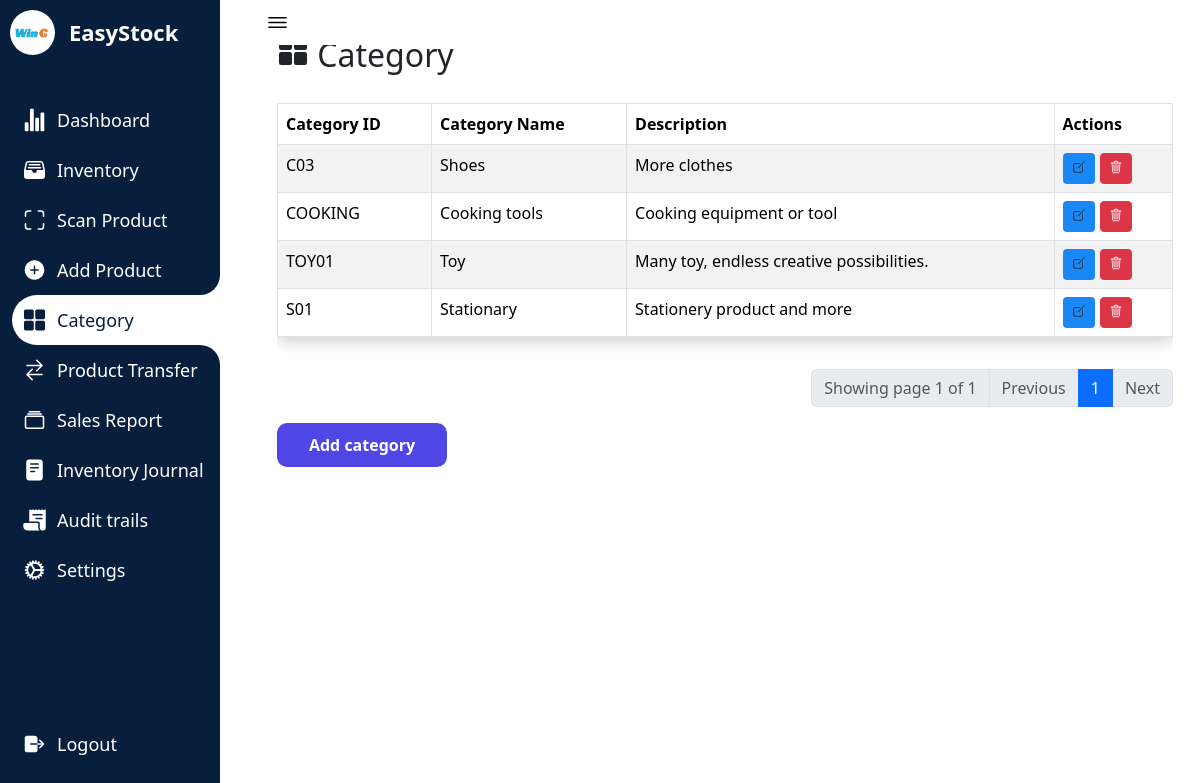
The page /Category.php (signed in) on the database its author committed.
### tables this page shows
CREATE TABLE `companyprofile` (
  `id` int(11) NOT NULL,
  `name` varchar(250) NOT NULL,
  `profilepicture` varchar(1000) DEFAULT NULL
);

CREATE TABLE `category` (
  `categoryid` varchar(250) NOT NULL,
  `categoryname` varchar(250) NOT NULL,
  `categorydescription` varchar(250) NOT NULL
);

### Category.php (the view, shortened to what this page needs)
<?php
require_once "config.php";
$companyId = 1;
$query = "SELECT * FROM companyprofile WHERE id = ?";
$stmt = mysqli_prepare($conn, $query);
mysqli_stmt_bind_param($stmt, "i", $companyId);
mysqli_stmt_execute($stmt);
$result = mysqli_stmt_get_result($stmt);
$companyProfile = mysqli_fetch_assoc($result);
$companyProfileImagePath = $companyProfile['profilepicture'];
$companyName = $companyProfile['name'];
?>
<!DOCTYPE html>
<html lang="en">
<head>
    <link rel="stylesheet" href="testin3.css">
    <link href="https://cdn.jsdelivr.net/npm/bootstrap@5.3.1/dist/css/bootstrap.min.css" rel="stylesheet">
</head>
<nav>
<div class="logo">
<div class="logo-image">
    <?php
    if (!empty($companyProfileImagePath)) {
        echo '<img src="' . $companyProfileImagePath . '" alt="Company Logo" class="logoimage">';
    } else {
        echo '<img src="path/to/placeholder/image.jpg" alt="No Image" style="">';
    }
    ?>
</div>
    <div class="logo-name">
    <?php echo $companyName; ?>
    </div>
</div>
        <div class="menu-items">
            <ul class="navLinks">
            <li class="navList">
    <a href="Dashboard.php">
    <ion-icon name="stats-chart"></ion-icon>
        <span class="links">Dashboard</span>
    </a>
</li>
<li class="navList">
    <a href="Inventory.php">
        <ion-icon name="file-tray-full"></ion-icon>
        <span class="links">Inventory</span>
    </a>
</li>
<li class="navList">
    <a href="pro1.php">
        <ion-icon name="scan-outline"></ion-icon>
        <span class="links">Scan Product</span>
    </a>
</li>
<li class="navList">
    <a href="Product.php">
        <ion-icon name="add-circle"></ion-icon>
        <span class="links">Add Product</span>
    </a>
</li>
    <li class="navList active">
        <a href="Category.php">
            <ion-icon name="grid"></ion-icon>
            <span class="links">Category</span>
        </a>
    </li>
    <li class="navList">
        <a href="Order.php">
        <ion-icon name="swap-horizontal"></ion-icon>
            <span class="links">Product Transfer</span>
        </a>
    </li>
    <li class="navList">
        <a href="sales_report.php">
        <ion-icon name="albums-outline"></ion-icon>
            <span class="links">Sales Report</span>
        </a>
    </li>
    <li class="navList">
        <a href="Reports.php">
            <ion-icon name="reader"></ion-icon>
            <span class="links">Inventory Journal</span>
        </a>
    </li>
    <li class="navList">
        <a href="audittrails.php">
        <ion-icon name="receipt"></ion-icon>
            <span class="links">Audit trails</span>
        </a>
    </li>
    <li class="navList">
        <a href="Settings.php">
            <ion-icon name="cog"></ion-icon>
            <span class="links">Settings</span>
        </a>
    </li>
            </ul>
            <ul class="bottom-link">
                <li>
                <a href="logout.php">
                    <ion-icon name="log-out"></ion-icon>
                    <span class="links">Logout</span>
                </a>
                </li>
        </div>
    </nav>
    <section class="dashboard">
        <div class="top">
            <ion-icon class="navToggle" name="menu-outline"></ion-icon>
        </div>
         <div class="content-wrapper">
            <div class="container">
                <div class="row">
                    <div class="col-lg-12 col-offset-2">
                        <div class="page-header">
                            <h2><ion-icon name="grid"></ion-icon>     Category</h2>
                        </div>
        <div class="row">
            <div class="col-md-12">
                <div class="table-responsive" style="margin-top:20px;">
                    <table class="table table-bordered table-striped">
                        <thead>
                            <th>Category ID</th>
                            <th>Category Name</th>
                            <th>Description</th>
                            <th>Actions</th>
                        </thead>
                        <tbody>
                            <?php
                            require_once "config.php";
                            if(isset($_GET['page_no']) && $_GET['page_no']!=""){
                                $page_no=$_GET['page_no'];
                            }else{
                                $page_no=1;
                            }
                            $total_records_per_page=8;
                            $offset=($page_no-1)* $total_records_per_page;
                            $previous_page=$page_no-1;
                            $next_page=$page_no+1;
                            $result_count=mysqli_query($conn,"SELECT COUNT(*) as total_records FROM category");
                            $total_records=mysqli_fetch_array($result_count);
                            $total_records=$total_records['total_records'];
                            $total_no_of_pages=ceil($total_records / $total_records_per_page);
                            $sql=mysqli_query($conn, "SELECT * FROM category LIMIT $offset, $total_records_per_page");
                            $row=mysqli_num_rows($sql);
                            if($row >0){
                                while($row =mysqli_fetch_array($sql)){
                                    ?>
                                    <tr>
                                        <td><?php echo $row['categoryid'];?></td>
                                        <td><?php echo $row['categoryname'];?></td>
                                        <td><?php echo $row['categorydescription'];?></td>
                                        <td>
                                            <a href="editcategory.php?editid=<?php echo htmlentities($row['categoryid']);?>" class="btn btn-sm" style="background-color:#1988F5; margin-right:5px;"> <ion-icon name="create-outline"></ion-icon>
                                            <a href="Category.php?delid=<?php echo htmlentities($row['categoryid']);?>" onClick="confirmDelete(); return false;" class="btn btn-danger btn-sm"><ion-icon name="trash-outline"></ion-icon></a>
</a>
                                        </td>
                                    </tr>
                                    <?php
                                }
                            }
                            ?>
                        </tbody>
                    </table>
                </div>
                <ul class="pagination justify-content-end mt-3">
    <li class="page-item disabled">
        <span class="page-link">Showing page <?php echo $page_no . " of " . $total_no_of_pages; ?></span>
    </li>
    <li class="page-item <?php if ($page_no <= 1) echo 'disabled'; ?>">
        <a class="page-link" <?php if ($page_no > 1) echo "href='?page_no=$previous_page'"; ?>>Previous</a>
    </li>
    <?php
    if ($total_no_of_pages <= 10) {
        for ($counter = 1; $counter <= $total_no_of_pages; $counter++) {
            echo "<li class='page-item ";
            echo ($counter == $page_no) ? "active'>" : "'>";
            echo "<a class='page-link' href='?page_no=$counter'>$counter</a></li>";
        }
    }
    ?>
    <li class="page-item <?php if ($page_no >= $total_no_of_pages) echo 'disabled'; ?>">
        <a class="page-link" <?php if ($page_no < $total_no_of_pages) echo "href='?page_no=$next_page'"; ?>>Next</a>
    </li>
</ul>
<a href="addcategory.php" class="allButton">Add category</a>
            </div>
        </div>
    </div>
</div>
    </section>
</body>
</html>

### testin3.css (style rules this page uses)
* { margin: 0; padding: 0; box-sizing: border-box; }
:root { --primary-color:#071e3d; --nav-color: #071e3d; --dash-color: #fff; --logo-color: #fff; --text-color: #000; --text-color-light: #333; --white: #fff; --border-color: #ccc; --toggle-color: #fff; --title-icon-color: #fff; --time-03: all 0.3s linear; --time-02: all 0.2s linear; }
nav { position: fixed; top: 0; left: 0; height: 100%; width: 220px; background-color: var(--nav-color); padding: 10px 0 10px 10px; transition: var(--time-03); }
nav .logo { display: flex; align-items: center; }
.logoimage { border-radius:50%; }
nav .logo-image { width: 45px; height: 45px; border-radius: 50%; }
nav .logo-image img { width: 45px; height: 45px; object-fit: cover; }
nav .logo .logo-name { font-size: 22px; font-weight: 600; color: var(--logo-color); margin-left: 14px; white-space: nowrap; transition: var(--time-02); }
nav .menu-items { margin-top: 40px; display: flex; flex-direction: column; height: calc(100% - 90px); justify-content: space-between; }
nav .menu-items li { list-style: none; }
nav .menu-items li a { display: flex; align-items: center; margin-left:-30px; height: 50px; text-decoration: none; }
nav .menu-items li.active a { border-top-left-radius: 25px; border-bottom-left-radius: 25px; position: relative; }
nav .menu-items li a ion-icon { color: var(--white); font-size: 24px; min-width: 45px; }
nav .menu-items li a .links { font-size: 18px; color: var(--white); transition: var(--time-02); }
nav .menu-items li.active a { background-color: var(--dash-color); }
nav .menu-items li.active a:before { content: ''; position: absolute; width: 40px; height: 40px; right: 0; top: -40px; border-radius: 50%; box-shadow: 20px 20px var(--dash-color); pointer-events: none; }
nav .menu-items li.active a:after { content: ''; position: absolute; width: 40px; height: 40px; right: 0; bottom: -40px; border-radius: 50%; box-shadow: 20px -20px var(--dash-color); pointer-events: none; }
nav .menu-items li.active a .links { color: var(--primary-color); }
nav .menu-items li.active a ion-icon { color: var(--primary-color); }
.dashboard { position: relative; left: 250px; width: calc(100% - 250px); min-height: 100vh; background-color: var(--dash-color); padding: 10px 15px; transition: var(--time-03); }
.dashboard .top { position: fixed; background-color: var(--dash-color); display: flex; justify-content: space-between; align-items: center; left: 250px; top: 0; padding: 10px 15px; width: calc(100% - 250px); transition: var(--time-03); z-index: 100; }
.dashboard .top .navToggle { font-size: 25px; color: var(--text-color); cursor: pointer; }
.container { padding:1%; background-color: white; margin-top:5%; transition: border-radius 0.5s cubic-bezier(0.175, 0.885, 0.32, 1.275); }
.content-wrapper { margin-top:-30px; }
.dashboard .content-wrapper { top: 0; transition: var(--time-03); }
table { box-shadow: 0 4px 16px rgba(0, 0, 0, 0.2); }
.allButton { display: inline-block; padding: 10px 20px; text-decoration: none; color: #fff; background-color:#4F46E5; border-radius:10px; width:170px; text-align:center; font-weight: bold; }

### rows shown on the page
companyprofile: profilepicture (picture), name "EasyStock"
category: categoryid "C03", categoryname "Shoes", categorydescription "More clothes"
category: categoryid "COOKING", categoryname "Cooking tools", categorydescription "Cooking equipment or tool"
category: categoryid "TOY01", categoryname "Toy", categorydescription "Many toy, endless creative possibilities."
category: categoryid "S01", categoryname "Stationary", categorydescription "Stationery product and more"

### other values the page prints
$page_no "1"
$total_no_of_pages "1"
